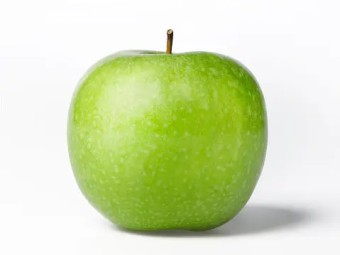
#> input picture apple.jpg, 340 x 255 px, found by its file name
$ jupyter execute translation.ipynb
#> lines starting #> are read from the running program, lines starting #| are printed output that depends on the picture; after the words box and inside, x2 and y2 are one past the last pixel; in counts of white or black regions, pixels touching at a corner belong together
[cell 1]
import cv2
import numpy as np
from matplotlib import pyplot

def image_translation():
    img = cv2.imread('C://Users//user//python//apple.jpg',cv2.IMREAD_COLOR)
#> img is the input picture: shape (255, 340, 3); mean B, G, R 180.9, 223.9, 211.5
    rows, cols = img.shape[:2]
#> rows = 255; cols = 340
    img = cv2.rectangle(img,(0,0),(cols-1,rows-1),(255,255,255),1)
#> img: shape (255, 340, 3); 1.31% of pixels changed, all inside (x1, y1, x2, y2) = (0, 0, 340, 255)

    M = np.float32([[1,0,10],[0,1,20]])
    dst = cv2.warpAffine(img,M,(cols,rows))
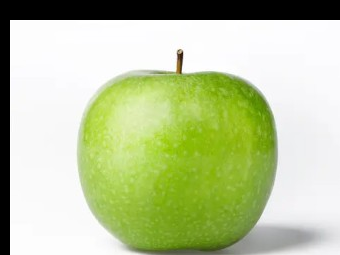
#> dst: shape (255, 340, 3); mean B, G, R 155.1, 198, 185.6

    cv2.imshow('JetsonNano_Original',img)
    cv2.imshow('JetsonNano_Translation',dst)

    cv2.waitKey(0)
    cv2.destroyAllWindows()

image_translation()
